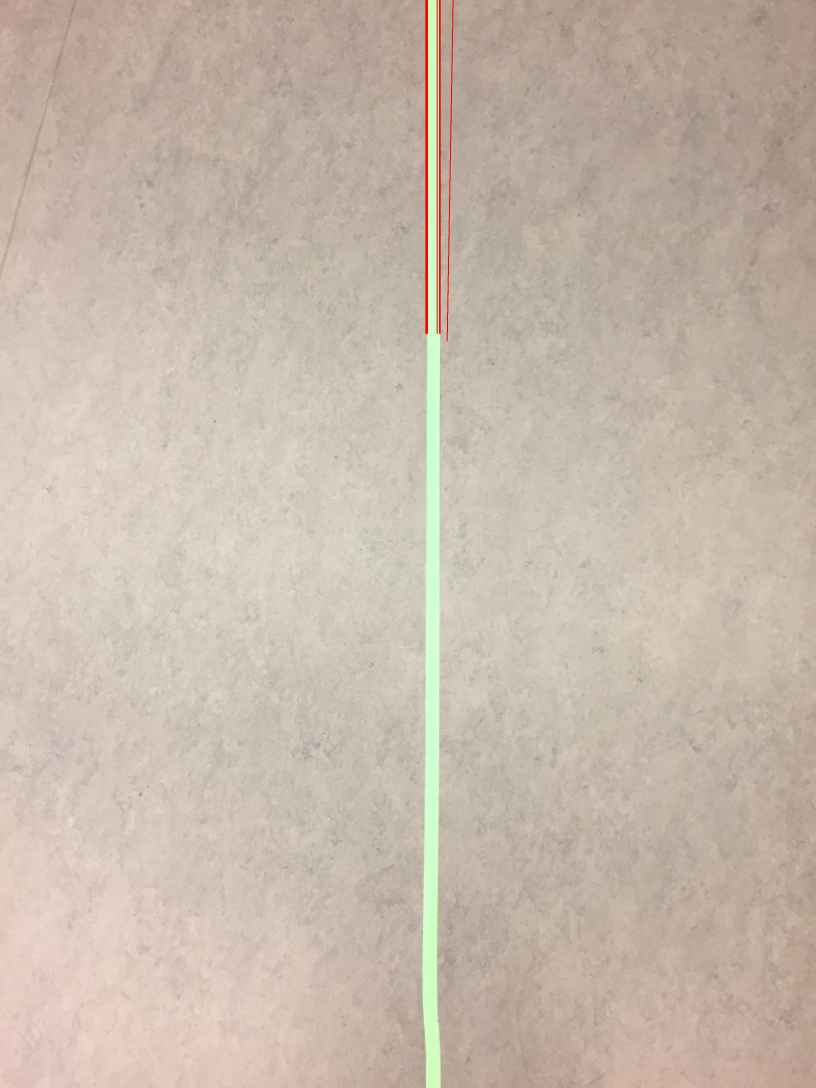
#> input picture houghlines3.jpg, 2448 x 3264 px, given in place of top_down.m4v, which was not available (shown at 1/3 size)
$ python threshold_test.py
#> lines starting #> are read from the running program, lines starting #| are printed output that depends on the picture; after the words box and inside, x2 and y2 are one past the last pixel; in counts of white or black regions, pixels touching at a corner belong together; pictures that were not available may be replaced by others from this repository, and a replacement may not be noted
import cv2
import numpy as np
import os

try:
    os.remove("exp.m4v")
except FileNotFoundError:
    pass


def show_image(mat):
    cv2.namedWindow('image', cv2.WINDOW_NORMAL)
    cv2.imshow('image', mat)
    cv2.waitKey(0)
    cv2.destroyAllWindows()


video_num = 2

cv2.namedWindow('frame', cv2.WINDOW_NORMAL)
cv2.resizeWindow('frame', 1080, 1920)


def method_name(num):
    # video = cv2.VideoCapture("videos/tape_video_" + str(num) + ".m4v")
#> called with num = 6
    video = cv2.VideoCapture("videos/top_down" + ".m4v")

    while 1:
        ret, frame = video.read()
#> frame is the input picture: shape (3264, 2448, 3); mean B, G, R 171.5, 184.8, 198.6
        if ret:
            frame = cv2.cvtColor(frame, cv2.COLOR_RGB2GRAY)
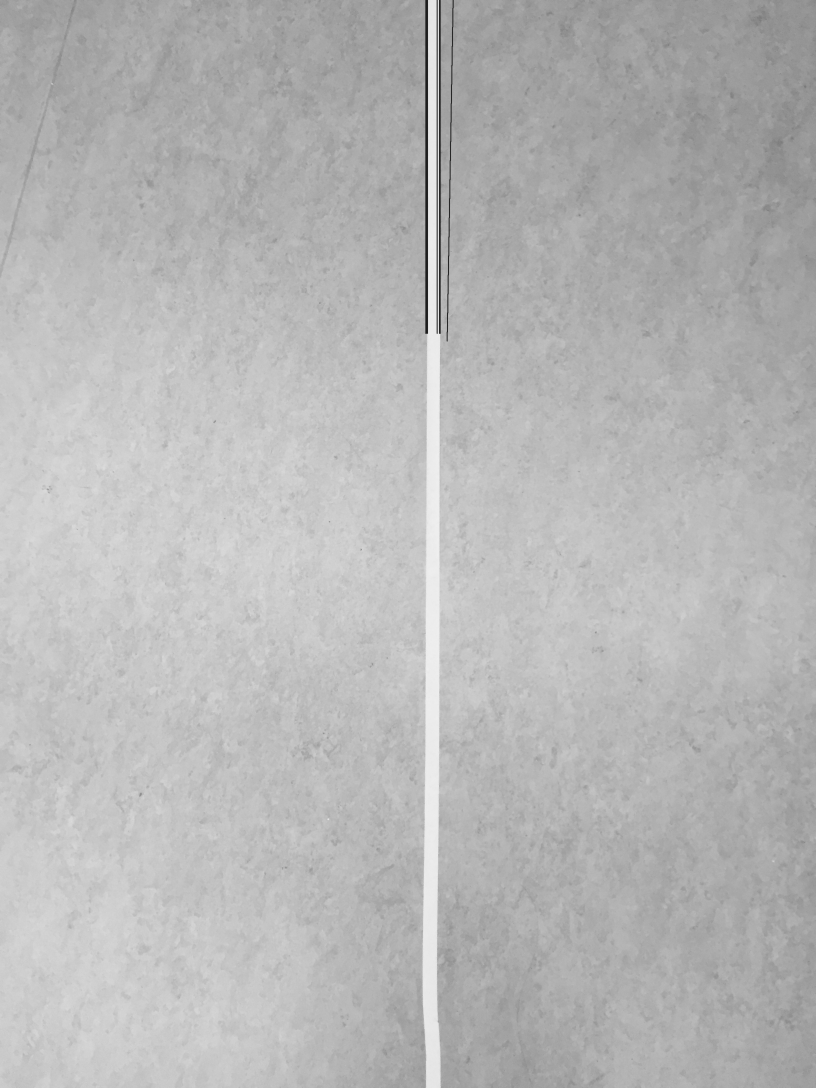
#> frame: shape (3264, 2448) (shown at 1/3 size); min 28, max 242, mean 182.4
            frame = cv2.medianBlur(frame, 15)

            frame = cv2.adaptiveThreshold(frame, 255, cv2.ADAPTIVE_THRESH_GAUSSIAN_C, cv2.THRESH_BINARY, 11, 2)
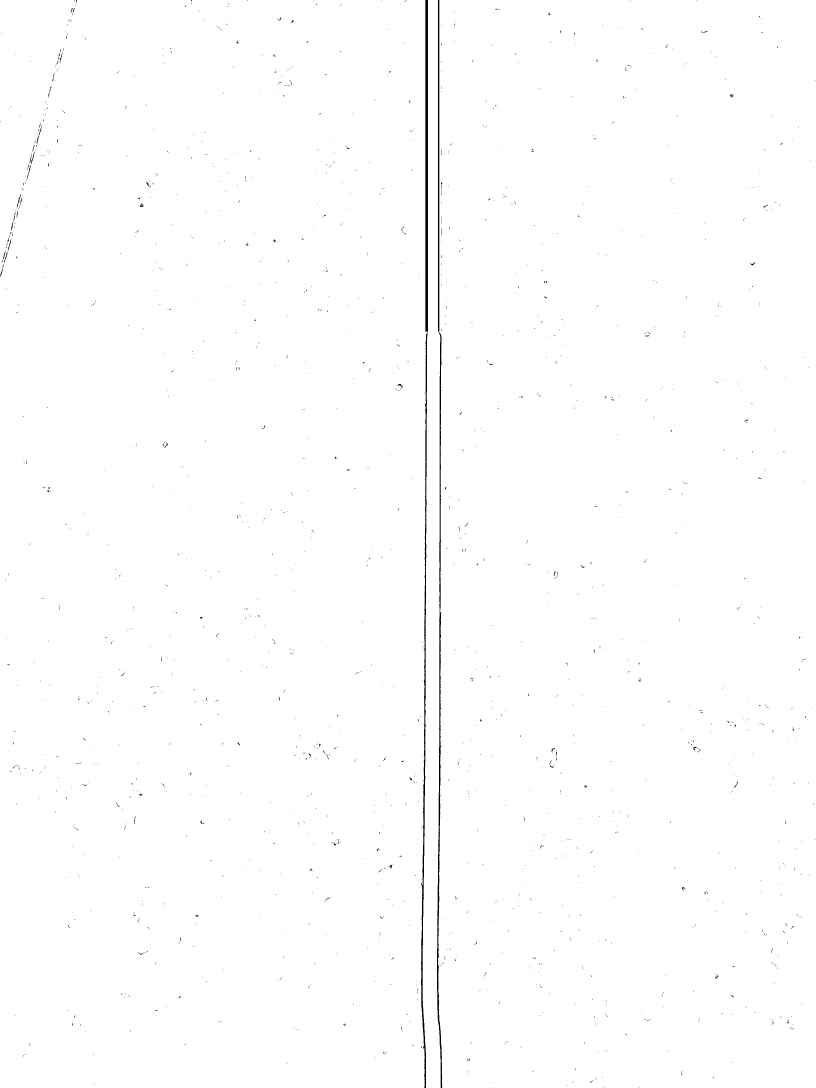
#> frame: shape (3264, 2448) (shown at 1/3 size); 99.5% white; 3129 black regions (3040 under 20 px), largest, box (x1, y1, x2, y2) and area: (1263, 998, 1283, 3264) 8790, (1311, 997, 1327, 3264) 8616, (1276, 0, 1284, 995) 7960

            # At this point, the image should be black/white filtered

            edges = cv2.Canny(frame, 50, 150, apertureSize=3)
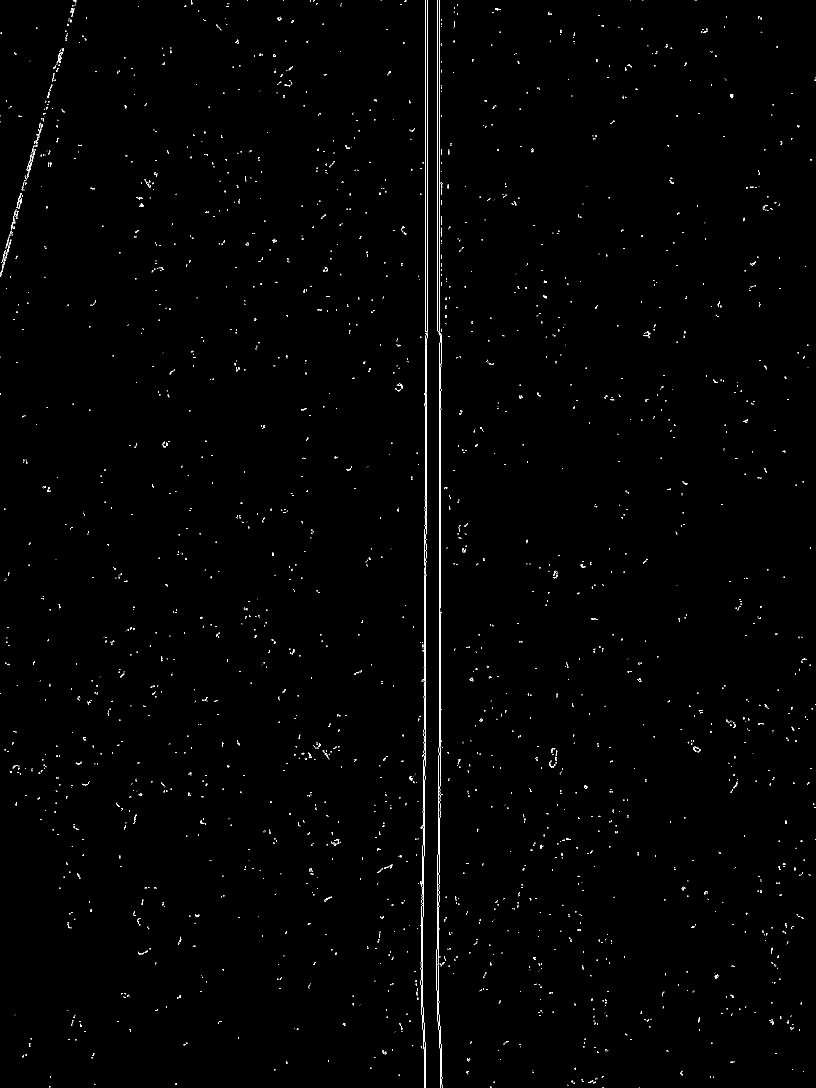
#> edges: shape (3264, 2448) (shown at 1/3 size); 0.45% white in thin lines or dots
            lines = cv2.HoughLinesP(edges, 1, np.pi / 180, 100, minLineLength=100, maxLineGap=10)
#> lines = 33 rows, first 6: [1275, 1001, 1275, 0], [1317, 1001, 1317, 0], [1283, 994, 1283, 0], [1313, 993, 1313, 0], [1321, 2012, 1321, 1875], [1318, 1626, 1318, 1118]
            output = cv2.cvtColor(frame, cv2.COLOR_GRAY2RGB)
            if lines is None:
                continue
            for line in lines:
                x1, y1, x2, y2 = line[0]
                cv2.line(output, (x1, y1), (x2, y2), (0, 255, 0), 2)
#> this loop made 33 passes
#> (x1, y1, x2, y2) on passes 1 to 12: (1275, 1001, 1275, 0), (1317, 1001, 1317, 0), (1283, 994, 1283, 0), (1313, 993, 1313, 0), (1321, 2012, 1321, 1875), (1318, 1626, 1318, 1118), (1276, 1257, 1276, 1044), (1273, 3261, 1273, 3143), (1322, 1336, 1322, 1091), (1272, 2280, 1272, 2039), (1321, 2269, 1321, 2162), (1277, 3263, 1277, 3156)
            # print("I have ", len(lines))

            # This is displaying the image
            cv2.imshow('frame', output)
            if cv2.waitKey(1) & 0xFF == ord('q'):
#> (key q is pressed here)
                break
            if cv2.waitKey(1) & 0xFF == ord('d'):
                exit()

        else:
            break


# for i in range(1, 6 + 1):
#     print("Showing you ", i)
#     method_name(i)
method_name(6)
